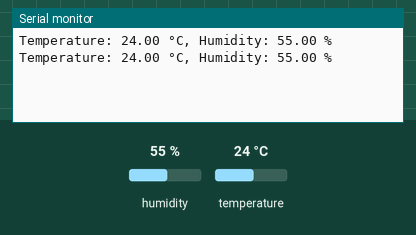
A sketch run on a simulated Arduino Uno, built with avr-gcc and run on an emulated ATmega328P. On the bench: the last lines printed to the serial monitor. The inputs (shaded band) are chosen by the test bench; at power-on: humidity 55 %, temperature 24 °C.

Above: at 4.8 s.
4.9 s: humidity set to 22 %
At 6.5 s:
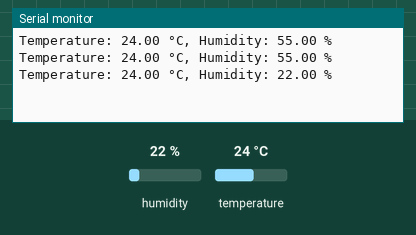
7.9 s: temperature set to 12 °C
At 9.0 s:
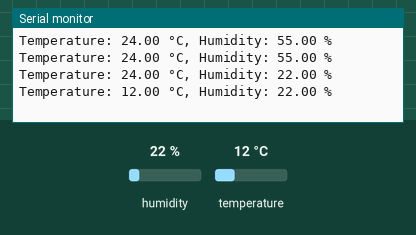
10.9 s: humidity set to 40 %
At 12.6 s:
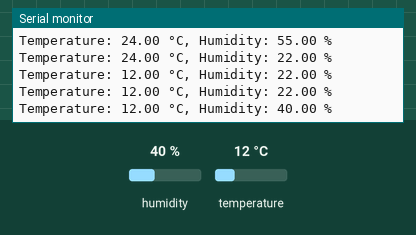
Timing chart, 0 to 14.1 s (numbered marks = the images above; inputs shaded):
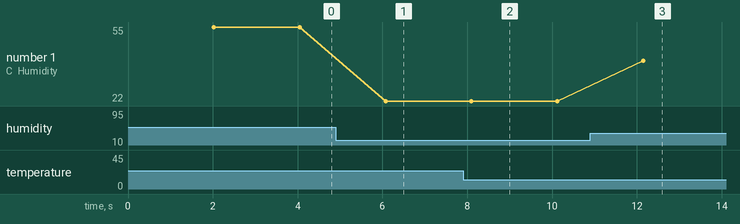

The sketch:

test.ino
```cpp
#include <DHT.h>

#define DHTPIN 2
#define DHTTYPE DHT11

DHT dht(DHTPIN, DHTTYPE);

void setup() {
  Serial.begin(9600);
  dht.begin();
}

void loop() {
  delay(2000);

  float tempC = dht.readTemperature();
  float humidity = dht.readHumidity();

  if (isnan(tempC) || isnan(humidity)) {
    Serial.println("Error reading DHT sensor!");
  } else {
    Serial.print("Temperature: ");
    Serial.print(tempC);
    Serial.print(" °C, Humidity: ");
    Serial.print(humidity);
    Serial.println(" %");
  }
}


/*
#include <ESP8266WiFi.h>
#include <PubSubClient.h>
#include <DHT.h>
#include <InfluxDbClient.h>
#include <InfluxDbCloud.h>

#define WIFI_SSID "WIFIname"
#define WIFI_PASSWORD "WIFIpass"

#define INFLUXDB_URL "https://eu-central-1-1.aws.cloud2.influxdata.com"
#define INFLUXDB_TOKEN "DQiOAwRxA4mM2DZRc6OHhWGQDH17jEpdrXvRtcbPjwgrUnwU86eLxvnIQCsSAYJy811dQgiMcKU_w9coMHaVew=="
#define INFLUXDB_ORG "e43d6a61fffd1b09"
#define INFLUXDB_BUCKET "BUCKET"

#define TZ_INFO "UTC3"

#define DHTPIN 2
#define DHTTYPE DHT11
DHT dht(DHTPIN, DHTTYPE);

const char* mqtt_server = "mqtt.beia-telemetrie.ro";
const char* mqtt_topic = "/training/device/George-Daniel-Giba/";

WiFiClient espClient;
PubSubClient mqttClient(espClient);

InfluxDBClient influxClient(INFLUXDB_URL, INFLUXDB_ORG, INFLUXDB_BUCKET, INFLUXDB_TOKEN, InfluxDbCloud2CACert);

Point sensor("sensor_data");

void setup() {
  Serial.begin(115200);
  dht.begin();

  WiFi.mode(WIFI_STA);
  WiFi.begin(WIFI_SSID, WIFI_PASSWORD);
  while (WiFi.status() != WL_CONNECTED) {
    delay(100);
  }

  mqttClient.setServer(mqtt_server, 1883);
  reconnectMQTT();

  timeSync(TZ_INFO, "pool.ntp.org", "time.nis.gov");

  if (influxClient.validateConnection()) {
    Serial.println(influxClient.getServerUrl());
  } else {
    Serial.println(influxClient.getLastErrorMessage());
  }
}

void loop() {
  if (!mqttClient.connected()) {
    reconnectMQTT();
  }
  mqttClient.loop();

  float temperature = dht.readTemperature();
  float humidity = dht.readHumidity();
  if (isnan(temperature) || isnan(humidity)) {
    return;
  }

  sendToMQTT(temperature, humidity);
  sendToInfluxDB(temperature, humidity);

  delay(60000);
}

void reconnectMQTT() {
  while (!mqttClient.connected()) {
    if (mqttClient.connect("ESP8266Client")) {
      mqttClient.subscribe(mqtt_topic);
    } else {
      delay(5000);
    }
  }
}

void sendToMQTT(float temperature, float humidity) {
  String payload = String("{\"temperature\":") + temperature + ",\"humidity\":" + humidity + "}";
  mqttClient.publish(mqtt_topic, payload.c_str());
}

void sendToInfluxDB(float temperature, float humidity) {
  sensor.clearFields();
  sensor.addField("temperature", temperature);
  sensor.addField("humidity", humidity);

  if (WiFi.status() != WL_CONNECTED) {
    return;
  }

  if (!influxClient.writePoint(sensor)) {
    Serial.println(influxClient.getLastErrorMessage());
  }
}

*/
```

Measured:
- after the input at 4.9 s, the serial monitor: prints a new line after 1.2 s (image 1)
- after the input at 7.9 s, the serial monitor: prints a new line after 0.20 s (image 2)
- after the input at 10.9 s, the serial monitor: prints a new line after 1.2 s (image 3)
- plotted number 1: 55 → 22 after the input at 4.9 s, 22 → 40 after the input at 10.9 s
